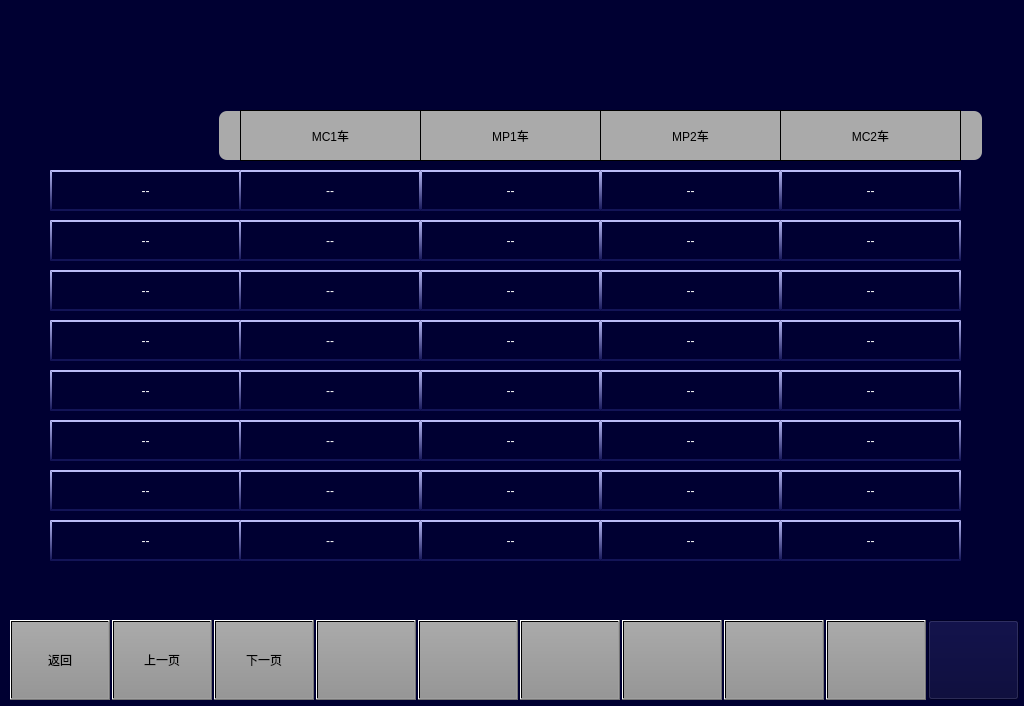
<?xml version="1.0" encoding="UTF-8"?>
<ui version="4.0">
 <class>MaintainceBrakeSubsystemPage</class>
 <widget class="QWidget" name="MaintainceBrakeSubsystemPage">
  <property name="geometry">
   <rect>
    <x>0</x>
    <y>0</y>
    <width>1024</width>
    <height>706</height>
   </rect>
  </property>
  <property name="windowTitle">
   <string>Form</string>
  </property>
  <property name="styleSheet">
   <string notr="true">background-color: rgb(0, 0, 50);</string>
  </property>
  <widget class="QPushButton" name="BTN5">
   <property name="geometry">
    <rect>
     <x>418</x>
     <y>620</y>
     <width>100</width>
     <height>80</height>
    </rect>
   </property>
   <property name="focusPolicy">
    <enum>Qt::NoFocus</enum>
   </property>
   <property name="styleSheet">
    <string notr="true">	font: 20px, &quot;微软雅黑&quot;;
    color: black;
	transparent;background:qlineargradient(spread:pad,x1:0,y1:0,x2:0,y2:1,stop:0 rgba(170,170,170,255),stop:1 rgba(150,150,150,255));
</string>
   </property>
   <property name="text">
    <string/>
   </property>
  </widget>
  <widget class="QPushButton" name="BTN2">
   <property name="geometry">
    <rect>
     <x>112</x>
     <y>620</y>
     <width>100</width>
     <height>80</height>
    </rect>
   </property>
   <property name="focusPolicy">
    <enum>Qt::NoFocus</enum>
   </property>
   <property name="styleSheet">
    <string notr="true">font: 20px, &quot;微软雅黑&quot;;color: black;transparent;background:qlineargradient(spread:pad,x1:0,y1:0,x2:0,y2:1,stop:0 rgba(170,170,170,255),stop:1 rgba(150,150,150,255));</string>
   </property>
   <property name="text">
    <string>上一页</string>
   </property>
  </widget>
  <widget class="QPushButton" name="BTN8">
   <property name="geometry">
    <rect>
     <x>724</x>
     <y>620</y>
     <width>100</width>
     <height>80</height>
    </rect>
   </property>
   <property name="focusPolicy">
    <enum>Qt::NoFocus</enum>
   </property>
   <property name="styleSheet">
    <string notr="true">	font: 20px, &quot;微软雅黑&quot;;
    color: black;
	transparent;background:qlineargradient(spread:pad,x1:0,y1:0,x2:0,y2:1,stop:0 rgba(170,170,170,255),stop:1 rgba(150,150,150,255));
</string>
   </property>
   <property name="text">
    <string/>
   </property>
  </widget>
  <widget class="QPushButton" name="BTN6">
   <property name="geometry">
    <rect>
     <x>520</x>
     <y>620</y>
     <width>100</width>
     <height>80</height>
    </rect>
   </property>
   <property name="focusPolicy">
    <enum>Qt::NoFocus</enum>
   </property>
   <property name="styleSheet">
    <string notr="true">	font: 20px, &quot;微软雅黑&quot;;
    color: black;
	transparent;background:qlineargradient(spread:pad,x1:0,y1:0,x2:0,y2:1,stop:0 rgba(170,170,170,255),stop:1 rgba(150,150,150,255));
</string>
   </property>
   <property name="text">
    <string/>
   </property>
  </widget>
  <widget class="QPushButton" name="BTN4">
   <property name="geometry">
    <rect>
     <x>316</x>
     <y>620</y>
     <width>100</width>
     <height>80</height>
    </rect>
   </property>
   <property name="focusPolicy">
    <enum>Qt::NoFocus</enum>
   </property>
   <property name="styleSheet">
    <string notr="true">	font: 20px, &quot;微软雅黑&quot;;
    color: black;
	transparent;background:qlineargradient(spread:pad,x1:0,y1:0,x2:0,y2:1,stop:0 rgba(170,170,170,255),stop:1 rgba(150,150,150,255));
</string>
   </property>
   <property name="text">
    <string/>
   </property>
  </widget>
  <widget class="QPushButton" name="BTN3">
   <property name="geometry">
    <rect>
     <x>214</x>
     <y>620</y>
     <width>100</width>
     <height>80</height>
    </rect>
   </property>
   <property name="focusPolicy">
    <enum>Qt::NoFocus</enum>
   </property>
   <property name="styleSheet">
    <string notr="true">	font: 20px, &quot;微软雅黑&quot;;
    color: black;
	transparent;background:qlineargradient(spread:pad,x1:0,y1:0,x2:0,y2:1,stop:0 rgba(170,170,170,255),stop:1 rgba(150,150,150,255));
</string>
   </property>
   <property name="text">
    <string>下一页</string>
   </property>
  </widget>
  <widget class="QPushButton" name="BTN1">
   <property name="geometry">
    <rect>
     <x>10</x>
     <y>620</y>
     <width>100</width>
     <height>80</height>
    </rect>
   </property>
   <property name="focusPolicy">
    <enum>Qt::NoFocus</enum>
   </property>
   <property name="styleSheet">
    <string notr="true">font: 20px, &quot;微软雅黑&quot;;color: black;transparent;background:qlineargradient(spread:pad,x1:0,y1:0,x2:0,y2:1,stop:0 rgba(170,170,170,255),stop:1 rgba(150,150,150,255));</string>
   </property>
   <property name="text">
    <string>返回</string>
   </property>
  </widget>
  <widget class="QPushButton" name="BTNHome">
   <property name="geometry">
    <rect>
     <x>928</x>
     <y>620</y>
     <width>91</width>
     <height>80</height>
    </rect>
   </property>
   <property name="focusPolicy">
    <enum>Qt::NoFocus</enum>
   </property>
   <property name="styleSheet">
    <string notr="true">border-image: url(:/images/image/Home.png);</string>
   </property>
   <property name="text">
    <string/>
   </property>
  </widget>
  <widget class="QPushButton" name="BTN9">
   <property name="geometry">
    <rect>
     <x>826</x>
     <y>620</y>
     <width>100</width>
     <height>80</height>
    </rect>
   </property>
   <property name="focusPolicy">
    <enum>Qt::NoFocus</enum>
   </property>
   <property name="styleSheet">
    <string notr="true">	font: 20px, &quot;微软雅黑&quot;;
    color: black;
	transparent;background:qlineargradient(spread:pad,x1:0,y1:0,x2:0,y2:1,stop:0 rgba(170,170,170,255),stop:1 rgba(150,150,150,255));
</string>
   </property>
   <property name="text">
    <string/>
   </property>
  </widget>
  <widget class="QPushButton" name="BTN7">
   <property name="geometry">
    <rect>
     <x>622</x>
     <y>620</y>
     <width>100</width>
     <height>80</height>
    </rect>
   </property>
   <property name="focusPolicy">
    <enum>Qt::NoFocus</enum>
   </property>
   <property name="styleSheet">
    <string notr="true">	font: 20px, &quot;微软雅黑&quot;;
    color: black;
	transparent;background:qlineargradient(spread:pad,x1:0,y1:0,x2:0,y2:1,stop:0 rgba(170,170,170,255),stop:1 rgba(150,150,150,255));
</string>
   </property>
   <property name="text">
    <string/>
   </property>
  </widget>
  <widget class="QLabel" name="line3_name">
   <property name="geometry">
    <rect>
     <x>50</x>
     <y>270</y>
     <width>191</width>
     <height>41</height>
    </rect>
   </property>
   <property name="styleSheet">
    <string notr="true">border-top:2px solid rgb(187,188,247);
background-color: rgb(0, 0, 50);
border-left: 2px solid qlineargradient(x1:0, y1:0, x2:0, y2:1,stop:0 rgb(187,188,247) , stop:1 rgb(19,20,87));
border-right: 2px solid qlineargradient(x1:0, y1:0, x2:0, y2:1,stop:0 rgb(187,188,247) , stop:1 rgb(19,20,87));
border-bottom:2px solid  rgb(19,20,87);
font:16px &quot;微软雅黑&quot; ;
color: rgb(255, 255, 255);</string>
   </property>
   <property name="text">
    <string>--</string>
   </property>
   <property name="alignment">
    <set>Qt::AlignCenter</set>
   </property>
  </widget>
  <widget class="QLabel" name="line3_4">
   <property name="geometry">
    <rect>
     <x>780</x>
     <y>270</y>
     <width>181</width>
     <height>41</height>
    </rect>
   </property>
   <property name="styleSheet">
    <string notr="true">border-top:2px solid rgb(187,188,247);
background-color: rgb(0, 0, 50);
border-left: 2px solid qlineargradient(x1:0, y1:0, x2:0, y2:1,stop:0 rgb(187,188,247) , stop:1 rgb(19,20,87));
border-right: 2px solid qlineargradient(x1:0, y1:0, x2:0, y2:1,stop:0 rgb(187,188,247) , stop:1 rgb(19,20,87));
border-bottom:2px solid  rgb(19,20,87);
font:16px &quot;微软雅黑&quot; ;
color: rgb(255, 255, 255);</string>
   </property>
   <property name="text">
    <string>--</string>
   </property>
   <property name="alignment">
    <set>Qt::AlignCenter</set>
   </property>
  </widget>
  <widget class="QLabel" name="line1_2">
   <property name="geometry">
    <rect>
     <x>420</x>
     <y>170</y>
     <width>181</width>
     <height>41</height>
    </rect>
   </property>
   <property name="styleSheet">
    <string notr="true">border-top:2px solid rgb(187,188,247);
background-color: rgb(0, 0, 50);
border-left: 2px solid qlineargradient(x1:0, y1:0, x2:0, y2:1,stop:0 rgb(187,188,247) , stop:1 rgb(19,20,87));
border-right: 2px solid qlineargradient(x1:0, y1:0, x2:0, y2:1,stop:0 rgb(187,188,247) , stop:1 rgb(19,20,87));
border-bottom:2px solid  rgb(19,20,87);
font:16px &quot;微软雅黑&quot; ;
color: rgb(255, 255, 255);</string>
   </property>
   <property name="text">
    <string>--</string>
   </property>
   <property name="alignment">
    <set>Qt::AlignCenter</set>
   </property>
  </widget>
  <widget class="QLabel" name="LBLM1">
   <property name="geometry">
    <rect>
     <x>600</x>
     <y>110</y>
     <width>181</width>
     <height>51</height>
    </rect>
   </property>
   <property name="styleSheet">
    <string notr="true">background-color:rgb(170,170,170);
border:1px solid black;
font:20px &quot;微软雅黑&quot;;</string>
   </property>
   <property name="text">
    <string>MP2车</string>
   </property>
   <property name="alignment">
    <set>Qt::AlignCenter</set>
   </property>
  </widget>
  <widget class="QLabel" name="line1_1">
   <property name="geometry">
    <rect>
     <x>239</x>
     <y>170</y>
     <width>182</width>
     <height>41</height>
    </rect>
   </property>
   <property name="styleSheet">
    <string notr="true">border-top:2px solid rgb(187,188,247);
background-color: rgb(0, 0, 50);
border-left: 2px solid qlineargradient(x1:0, y1:0, x2:0, y2:1,stop:0 rgb(187,188,247) , stop:1 rgb(19,20,87));
border-right: 2px solid qlineargradient(x1:0, y1:0, x2:0, y2:1,stop:0 rgb(187,188,247) , stop:1 rgb(19,20,87));
border-bottom:2px solid  rgb(19,20,87);
font:16px &quot;微软雅黑&quot; ;
color: rgb(255, 255, 255);</string>
   </property>
   <property name="text">
    <string>--</string>
   </property>
   <property name="alignment">
    <set>Qt::AlignCenter</set>
   </property>
  </widget>
  <widget class="QLabel" name="LBLTC1">
   <property name="geometry">
    <rect>
     <x>240</x>
     <y>110</y>
     <width>181</width>
     <height>51</height>
    </rect>
   </property>
   <property name="styleSheet">
    <string notr="true">background-color:rgb(170,170,170);
border:1px solid black;
font:20px &quot;微软雅黑&quot;;</string>
   </property>
   <property name="text">
    <string>MC1车</string>
   </property>
   <property name="alignment">
    <set>Qt::AlignCenter</set>
   </property>
  </widget>
  <widget class="QLabel" name="line1_3">
   <property name="geometry">
    <rect>
     <x>600</x>
     <y>170</y>
     <width>181</width>
     <height>41</height>
    </rect>
   </property>
   <property name="styleSheet">
    <string notr="true">border-top:2px solid rgb(187,188,247);
background-color: rgb(0, 0, 50);
border-left: 2px solid qlineargradient(x1:0, y1:0, x2:0, y2:1,stop:0 rgb(187,188,247) , stop:1 rgb(19,20,87));
border-right: 2px solid qlineargradient(x1:0, y1:0, x2:0, y2:1,stop:0 rgb(187,188,247) , stop:1 rgb(19,20,87));
border-bottom:2px solid  rgb(19,20,87);
font:16px &quot;微软雅黑&quot; ;
color: rgb(255, 255, 255);</string>
   </property>
   <property name="text">
    <string>--</string>
   </property>
   <property name="alignment">
    <set>Qt::AlignCenter</set>
   </property>
  </widget>
  <widget class="QLabel" name="line2_name">
   <property name="geometry">
    <rect>
     <x>50</x>
     <y>220</y>
     <width>191</width>
     <height>41</height>
    </rect>
   </property>
   <property name="styleSheet">
    <string notr="true">border-top:2px solid rgb(187,188,247);
background-color: rgb(0, 0, 50);
border-left: 2px solid qlineargradient(x1:0, y1:0, x2:0, y2:1,stop:0 rgb(187,188,247) , stop:1 rgb(19,20,87));
border-right: 2px solid qlineargradient(x1:0, y1:0, x2:0, y2:1,stop:0 rgb(187,188,247) , stop:1 rgb(19,20,87));
border-bottom:2px solid  rgb(19,20,87);
font:16px &quot;微软雅黑&quot; ;
color: rgb(255, 255, 255);</string>
   </property>
   <property name="text">
    <string>--</string>
   </property>
   <property name="alignment">
    <set>Qt::AlignCenter</set>
   </property>
  </widget>
  <widget class="QLabel" name="line3_1">
   <property name="geometry">
    <rect>
     <x>239</x>
     <y>270</y>
     <width>182</width>
     <height>41</height>
    </rect>
   </property>
   <property name="styleSheet">
    <string notr="true">border-top:2px solid rgb(187,188,247);
background-color: rgb(0, 0, 50);
border-left: 2px solid qlineargradient(x1:0, y1:0, x2:0, y2:1,stop:0 rgb(187,188,247) , stop:1 rgb(19,20,87));
border-right: 2px solid qlineargradient(x1:0, y1:0, x2:0, y2:1,stop:0 rgb(187,188,247) , stop:1 rgb(19,20,87));
border-bottom:2px solid  rgb(19,20,87);
font:16px &quot;微软雅黑&quot; ;
color: rgb(255, 255, 255);</string>
   </property>
   <property name="text">
    <string>--</string>
   </property>
   <property name="alignment">
    <set>Qt::AlignCenter</set>
   </property>
  </widget>
  <widget class="QLabel" name="line2_2">
   <property name="geometry">
    <rect>
     <x>420</x>
     <y>220</y>
     <width>181</width>
     <height>41</height>
    </rect>
   </property>
   <property name="styleSheet">
    <string notr="true">border-top:2px solid rgb(187,188,247);
background-color: rgb(0, 0, 50);
border-left: 2px solid qlineargradient(x1:0, y1:0, x2:0, y2:1,stop:0 rgb(187,188,247) , stop:1 rgb(19,20,87));
border-right: 2px solid qlineargradient(x1:0, y1:0, x2:0, y2:1,stop:0 rgb(187,188,247) , stop:1 rgb(19,20,87));
border-bottom:2px solid  rgb(19,20,87);
font:16px &quot;微软雅黑&quot; ;
color: rgb(255, 255, 255);</string>
   </property>
   <property name="text">
    <string>--</string>
   </property>
   <property name="alignment">
    <set>Qt::AlignCenter</set>
   </property>
  </widget>
  <widget class="QLabel" name="line2_3">
   <property name="geometry">
    <rect>
     <x>600</x>
     <y>220</y>
     <width>181</width>
     <height>41</height>
    </rect>
   </property>
   <property name="styleSheet">
    <string notr="true">border-top:2px solid rgb(187,188,247);
background-color: rgb(0, 0, 50);
border-left: 2px solid qlineargradient(x1:0, y1:0, x2:0, y2:1,stop:0 rgb(187,188,247) , stop:1 rgb(19,20,87));
border-right: 2px solid qlineargradient(x1:0, y1:0, x2:0, y2:1,stop:0 rgb(187,188,247) , stop:1 rgb(19,20,87));
border-bottom:2px solid  rgb(19,20,87);
font:16px &quot;微软雅黑&quot; ;
color: rgb(255, 255, 255);</string>
   </property>
   <property name="text">
    <string>--</string>
   </property>
   <property name="alignment">
    <set>Qt::AlignCenter</set>
   </property>
  </widget>
  <widget class="QLabel" name="line1_name">
   <property name="geometry">
    <rect>
     <x>50</x>
     <y>170</y>
     <width>191</width>
     <height>41</height>
    </rect>
   </property>
   <property name="styleSheet">
    <string notr="true">border-top:2px solid rgb(187,188,247);
background-color: rgb(0, 0, 50);
border-left: 2px solid qlineargradient(x1:0, y1:0, x2:0, y2:1,stop:0 rgb(187,188,247) , stop:1 rgb(19,20,87));
border-right: 2px solid qlineargradient(x1:0, y1:0, x2:0, y2:1,stop:0 rgb(187,188,247) , stop:1 rgb(19,20,87));
border-bottom:2px solid  rgb(19,20,87);
font:16px &quot;微软雅黑&quot; ;
color: rgb(255, 255, 255);</string>
   </property>
   <property name="text">
    <string>--</string>
   </property>
   <property name="alignment">
    <set>Qt::AlignCenter</set>
   </property>
  </widget>
  <widget class="QLabel" name="line1_4">
   <property name="geometry">
    <rect>
     <x>780</x>
     <y>170</y>
     <width>181</width>
     <height>41</height>
    </rect>
   </property>
   <property name="styleSheet">
    <string notr="true">border-top:2px solid rgb(187,188,247);
background-color: rgb(0, 0, 50);
border-left: 2px solid qlineargradient(x1:0, y1:0, x2:0, y2:1,stop:0 rgb(187,188,247) , stop:1 rgb(19,20,87));
border-right: 2px solid qlineargradient(x1:0, y1:0, x2:0, y2:1,stop:0 rgb(187,188,247) , stop:1 rgb(19,20,87));
border-bottom:2px solid  rgb(19,20,87);
font:16px &quot;微软雅黑&quot; ;
color: rgb(255, 255, 255);</string>
   </property>
   <property name="text">
    <string>--</string>
   </property>
   <property name="alignment">
    <set>Qt::AlignCenter</set>
   </property>
  </widget>
  <widget class="QLabel" name="line3_3">
   <property name="geometry">
    <rect>
     <x>600</x>
     <y>270</y>
     <width>181</width>
     <height>41</height>
    </rect>
   </property>
   <property name="styleSheet">
    <string notr="true">border-top:2px solid rgb(187,188,247);
background-color: rgb(0, 0, 50);
border-left: 2px solid qlineargradient(x1:0, y1:0, x2:0, y2:1,stop:0 rgb(187,188,247) , stop:1 rgb(19,20,87));
border-right: 2px solid qlineargradient(x1:0, y1:0, x2:0, y2:1,stop:0 rgb(187,188,247) , stop:1 rgb(19,20,87));
border-bottom:2px solid  rgb(19,20,87);
font:16px &quot;微软雅黑&quot; ;
color: rgb(255, 255, 255);</string>
   </property>
   <property name="text">
    <string>--</string>
   </property>
   <property name="alignment">
    <set>Qt::AlignCenter</set>
   </property>
  </widget>
  <widget class="QLabel" name="line2_4">
   <property name="geometry">
    <rect>
     <x>780</x>
     <y>220</y>
     <width>181</width>
     <height>41</height>
    </rect>
   </property>
   <property name="styleSheet">
    <string notr="true">border-top:2px solid rgb(187,188,247);
background-color: rgb(0, 0, 50);
border-left: 2px solid qlineargradient(x1:0, y1:0, x2:0, y2:1,stop:0 rgb(187,188,247) , stop:1 rgb(19,20,87));
border-right: 2px solid qlineargradient(x1:0, y1:0, x2:0, y2:1,stop:0 rgb(187,188,247) , stop:1 rgb(19,20,87));
border-bottom:2px solid  rgb(19,20,87);
font:16px &quot;微软雅黑&quot; ;
color: rgb(255, 255, 255);</string>
   </property>
   <property name="text">
    <string>--</string>
   </property>
   <property name="alignment">
    <set>Qt::AlignCenter</set>
   </property>
  </widget>
  <widget class="QLabel" name="LBLM2">
   <property name="geometry">
    <rect>
     <x>780</x>
     <y>110</y>
     <width>181</width>
     <height>51</height>
    </rect>
   </property>
   <property name="styleSheet">
    <string notr="true">background-color:rgb(170,170,170);
border:1px solid black;
font:20px &quot;微软雅黑&quot;;</string>
   </property>
   <property name="text">
    <string>MC2车</string>
   </property>
   <property name="alignment">
    <set>Qt::AlignCenter</set>
   </property>
  </widget>
  <widget class="QLabel" name="LBLMp1">
   <property name="geometry">
    <rect>
     <x>420</x>
     <y>110</y>
     <width>181</width>
     <height>51</height>
    </rect>
   </property>
   <property name="styleSheet">
    <string notr="true">background-color:rgb(170,170,170);
border:1px solid black;
font:20px &quot;微软雅黑&quot;;</string>
   </property>
   <property name="text">
    <string>MP1车</string>
   </property>
   <property name="alignment">
    <set>Qt::AlignCenter</set>
   </property>
  </widget>
  <widget class="QLabel" name="line2_1">
   <property name="geometry">
    <rect>
     <x>239</x>
     <y>220</y>
     <width>182</width>
     <height>41</height>
    </rect>
   </property>
   <property name="styleSheet">
    <string notr="true">border-top:2px solid rgb(187,188,247);
background-color: rgb(0, 0, 50);
border-left: 2px solid qlineargradient(x1:0, y1:0, x2:0, y2:1,stop:0 rgb(187,188,247) , stop:1 rgb(19,20,87));
border-right: 2px solid qlineargradient(x1:0, y1:0, x2:0, y2:1,stop:0 rgb(187,188,247) , stop:1 rgb(19,20,87));
border-bottom:2px solid  rgb(19,20,87);
font:16px &quot;微软雅黑&quot; ;
color: rgb(255, 255, 255);</string>
   </property>
   <property name="text">
    <string>--</string>
   </property>
   <property name="alignment">
    <set>Qt::AlignCenter</set>
   </property>
  </widget>
  <widget class="QLabel" name="line3_2">
   <property name="geometry">
    <rect>
     <x>420</x>
     <y>270</y>
     <width>181</width>
     <height>41</height>
    </rect>
   </property>
   <property name="styleSheet">
    <string notr="true">border-top:2px solid rgb(187,188,247);
background-color: rgb(0, 0, 50);
border-left: 2px solid qlineargradient(x1:0, y1:0, x2:0, y2:1,stop:0 rgb(187,188,247) , stop:1 rgb(19,20,87));
border-right: 2px solid qlineargradient(x1:0, y1:0, x2:0, y2:1,stop:0 rgb(187,188,247) , stop:1 rgb(19,20,87));
border-bottom:2px solid  rgb(19,20,87);
font:16px &quot;微软雅黑&quot; ;
color: rgb(255, 255, 255);</string>
   </property>
   <property name="text">
    <string>--</string>
   </property>
   <property name="alignment">
    <set>Qt::AlignCenter</set>
   </property>
  </widget>
  <widget class="QLabel" name="line4_1">
   <property name="geometry">
    <rect>
     <x>239</x>
     <y>320</y>
     <width>182</width>
     <height>41</height>
    </rect>
   </property>
   <property name="styleSheet">
    <string notr="true">border-top:2px solid rgb(187,188,247);
background-color: rgb(0, 0, 50);
border-left: 2px solid qlineargradient(x1:0, y1:0, x2:0, y2:1,stop:0 rgb(187,188,247) , stop:1 rgb(19,20,87));
border-right: 2px solid qlineargradient(x1:0, y1:0, x2:0, y2:1,stop:0 rgb(187,188,247) , stop:1 rgb(19,20,87));
border-bottom:2px solid  rgb(19,20,87);
font:16px &quot;微软雅黑&quot; ;
color: rgb(255, 255, 255);</string>
   </property>
   <property name="text">
    <string>--</string>
   </property>
   <property name="alignment">
    <set>Qt::AlignCenter</set>
   </property>
  </widget>
  <widget class="QLabel" name="line4_name">
   <property name="geometry">
    <rect>
     <x>50</x>
     <y>320</y>
     <width>191</width>
     <height>41</height>
    </rect>
   </property>
   <property name="styleSheet">
    <string notr="true">border-top:2px solid rgb(187,188,247);
background-color: rgb(0, 0, 50);
border-left: 2px solid qlineargradient(x1:0, y1:0, x2:0, y2:1,stop:0 rgb(187,188,247) , stop:1 rgb(19,20,87));
border-right: 2px solid qlineargradient(x1:0, y1:0, x2:0, y2:1,stop:0 rgb(187,188,247) , stop:1 rgb(19,20,87));
border-bottom:2px solid  rgb(19,20,87);
font:16px &quot;微软雅黑&quot; ;
color: rgb(255, 255, 255);</string>
   </property>
   <property name="text">
    <string>--</string>
   </property>
   <property name="alignment">
    <set>Qt::AlignCenter</set>
   </property>
  </widget>
  <widget class="QLabel" name="line4_3">
   <property name="geometry">
    <rect>
     <x>600</x>
     <y>320</y>
     <width>181</width>
     <height>41</height>
    </rect>
   </property>
   <property name="styleSheet">
    <string notr="true">border-top:2px solid rgb(187,188,247);
background-color: rgb(0, 0, 50);
border-left: 2px solid qlineargradient(x1:0, y1:0, x2:0, y2:1,stop:0 rgb(187,188,247) , stop:1 rgb(19,20,87));
border-right: 2px solid qlineargradient(x1:0, y1:0, x2:0, y2:1,stop:0 rgb(187,188,247) , stop:1 rgb(19,20,87));
border-bottom:2px solid  rgb(19,20,87);
font:16px &quot;微软雅黑&quot; ;
color: rgb(255, 255, 255);</string>
   </property>
   <property name="text">
    <string>--</string>
   </property>
   <property name="alignment">
    <set>Qt::AlignCenter</set>
   </property>
  </widget>
  <widget class="QLabel" name="line4_2">
   <property name="geometry">
    <rect>
     <x>420</x>
     <y>320</y>
     <width>181</width>
     <height>41</height>
    </rect>
   </property>
   <property name="styleSheet">
    <string notr="true">border-top:2px solid rgb(187,188,247);
background-color: rgb(0, 0, 50);
border-left: 2px solid qlineargradient(x1:0, y1:0, x2:0, y2:1,stop:0 rgb(187,188,247) , stop:1 rgb(19,20,87));
border-right: 2px solid qlineargradient(x1:0, y1:0, x2:0, y2:1,stop:0 rgb(187,188,247) , stop:1 rgb(19,20,87));
border-bottom:2px solid  rgb(19,20,87);
font:16px &quot;微软雅黑&quot; ;
color: rgb(255, 255, 255);</string>
   </property>
   <property name="text">
    <string>--</string>
   </property>
   <property name="alignment">
    <set>Qt::AlignCenter</set>
   </property>
  </widget>
  <widget class="QLabel" name="line4_4">
   <property name="geometry">
    <rect>
     <x>780</x>
     <y>320</y>
     <width>181</width>
     <height>41</height>
    </rect>
   </property>
   <property name="styleSheet">
    <string notr="true">border-top:2px solid rgb(187,188,247);
background-color: rgb(0, 0, 50);
border-left: 2px solid qlineargradient(x1:0, y1:0, x2:0, y2:1,stop:0 rgb(187,188,247) , stop:1 rgb(19,20,87));
border-right: 2px solid qlineargradient(x1:0, y1:0, x2:0, y2:1,stop:0 rgb(187,188,247) , stop:1 rgb(19,20,87));
border-bottom:2px solid  rgb(19,20,87);
font:16px &quot;微软雅黑&quot; ;
color: rgb(255, 255, 255);</string>
   </property>
   <property name="text">
    <string>--</string>
   </property>
   <property name="alignment">
    <set>Qt::AlignCenter</set>
   </property>
  </widget>
  <widget class="QLabel" name="line5_2">
   <property name="geometry">
    <rect>
     <x>420</x>
     <y>370</y>
     <width>181</width>
     <height>41</height>
    </rect>
   </property>
   <property name="styleSheet">
    <string notr="true">border-top:2px solid rgb(187,188,247);
background-color: rgb(0, 0, 50);
border-left: 2px solid qlineargradient(x1:0, y1:0, x2:0, y2:1,stop:0 rgb(187,188,247) , stop:1 rgb(19,20,87));
border-right: 2px solid qlineargradient(x1:0, y1:0, x2:0, y2:1,stop:0 rgb(187,188,247) , stop:1 rgb(19,20,87));
border-bottom:2px solid  rgb(19,20,87);
font:16px &quot;微软雅黑&quot; ;
color: rgb(255, 255, 255);</string>
   </property>
   <property name="text">
    <string>--</string>
   </property>
   <property name="alignment">
    <set>Qt::AlignCenter</set>
   </property>
  </widget>
  <widget class="QLabel" name="line5_name">
   <property name="geometry">
    <rect>
     <x>50</x>
     <y>370</y>
     <width>191</width>
     <height>41</height>
    </rect>
   </property>
   <property name="styleSheet">
    <string notr="true">border-top:2px solid rgb(187,188,247);
background-color: rgb(0, 0, 50);
border-left: 2px solid qlineargradient(x1:0, y1:0, x2:0, y2:1,stop:0 rgb(187,188,247) , stop:1 rgb(19,20,87));
border-right: 2px solid qlineargradient(x1:0, y1:0, x2:0, y2:1,stop:0 rgb(187,188,247) , stop:1 rgb(19,20,87));
border-bottom:2px solid  rgb(19,20,87);
font:16px &quot;微软雅黑&quot; ;
color: rgb(255, 255, 255);</string>
   </property>
   <property name="text">
    <string>--</string>
   </property>
   <property name="alignment">
    <set>Qt::AlignCenter</set>
   </property>
  </widget>
  <widget class="QLabel" name="line5_3">
   <property name="geometry">
    <rect>
     <x>600</x>
     <y>370</y>
     <width>181</width>
     <height>41</height>
    </rect>
   </property>
   <property name="styleSheet">
    <string notr="true">border-top:2px solid rgb(187,188,247);
background-color: rgb(0, 0, 50);
border-left: 2px solid qlineargradient(x1:0, y1:0, x2:0, y2:1,stop:0 rgb(187,188,247) , stop:1 rgb(19,20,87));
border-right: 2px solid qlineargradient(x1:0, y1:0, x2:0, y2:1,stop:0 rgb(187,188,247) , stop:1 rgb(19,20,87));
border-bottom:2px solid  rgb(19,20,87);
font:16px &quot;微软雅黑&quot; ;
color: rgb(255, 255, 255);</string>
   </property>
   <property name="text">
    <string>--</string>
   </property>
   <property name="alignment">
    <set>Qt::AlignCenter</set>
   </property>
  </widget>
  <widget class="QLabel" name="line5_4">
   <property name="geometry">
    <rect>
     <x>780</x>
     <y>370</y>
     <width>181</width>
     <height>41</height>
    </rect>
   </property>
   <property name="styleSheet">
    <string notr="true">border-top:2px solid rgb(187,188,247);
background-color: rgb(0, 0, 50);
border-left: 2px solid qlineargradient(x1:0, y1:0, x2:0, y2:1,stop:0 rgb(187,188,247) , stop:1 rgb(19,20,87));
border-right: 2px solid qlineargradient(x1:0, y1:0, x2:0, y2:1,stop:0 rgb(187,188,247) , stop:1 rgb(19,20,87));
border-bottom:2px solid  rgb(19,20,87);
font:16px &quot;微软雅黑&quot; ;
color: rgb(255, 255, 255);</string>
   </property>
   <property name="text">
    <string>--</string>
   </property>
   <property name="alignment">
    <set>Qt::AlignCenter</set>
   </property>
  </widget>
  <widget class="QLabel" name="line5_1">
   <property name="geometry">
    <rect>
     <x>239</x>
     <y>370</y>
     <width>182</width>
     <height>41</height>
    </rect>
   </property>
   <property name="styleSheet">
    <string notr="true">border-top:2px solid rgb(187,188,247);
background-color: rgb(0, 0, 50);
border-left: 2px solid qlineargradient(x1:0, y1:0, x2:0, y2:1,stop:0 rgb(187,188,247) , stop:1 rgb(19,20,87));
border-right: 2px solid qlineargradient(x1:0, y1:0, x2:0, y2:1,stop:0 rgb(187,188,247) , stop:1 rgb(19,20,87));
border-bottom:2px solid  rgb(19,20,87);
font:16px &quot;微软雅黑&quot; ;
color: rgb(255, 255, 255);</string>
   </property>
   <property name="text">
    <string>--</string>
   </property>
   <property name="alignment">
    <set>Qt::AlignCenter</set>
   </property>
  </widget>
  <widget class="QLabel" name="line6_2">
   <property name="geometry">
    <rect>
     <x>420</x>
     <y>420</y>
     <width>181</width>
     <height>41</height>
    </rect>
   </property>
   <property name="styleSheet">
    <string notr="true">border-top:2px solid rgb(187,188,247);
background-color: rgb(0, 0, 50);
border-left: 2px solid qlineargradient(x1:0, y1:0, x2:0, y2:1,stop:0 rgb(187,188,247) , stop:1 rgb(19,20,87));
border-right: 2px solid qlineargradient(x1:0, y1:0, x2:0, y2:1,stop:0 rgb(187,188,247) , stop:1 rgb(19,20,87));
border-bottom:2px solid  rgb(19,20,87);
font:16px &quot;微软雅黑&quot; ;
color: rgb(255, 255, 255);</string>
   </property>
   <property name="text">
    <string>--</string>
   </property>
   <property name="alignment">
    <set>Qt::AlignCenter</set>
   </property>
  </widget>
  <widget class="QLabel" name="line6_4">
   <property name="geometry">
    <rect>
     <x>780</x>
     <y>420</y>
     <width>181</width>
     <height>41</height>
    </rect>
   </property>
   <property name="styleSheet">
    <string notr="true">border-top:2px solid rgb(187,188,247);
background-color: rgb(0, 0, 50);
border-left: 2px solid qlineargradient(x1:0, y1:0, x2:0, y2:1,stop:0 rgb(187,188,247) , stop:1 rgb(19,20,87));
border-right: 2px solid qlineargradient(x1:0, y1:0, x2:0, y2:1,stop:0 rgb(187,188,247) , stop:1 rgb(19,20,87));
border-bottom:2px solid  rgb(19,20,87);
font:16px &quot;微软雅黑&quot; ;
color: rgb(255, 255, 255);</string>
   </property>
   <property name="text">
    <string>--</string>
   </property>
   <property name="alignment">
    <set>Qt::AlignCenter</set>
   </property>
  </widget>
  <widget class="QLabel" name="line6_3">
   <property name="geometry">
    <rect>
     <x>600</x>
     <y>420</y>
     <width>181</width>
     <height>41</height>
    </rect>
   </property>
   <property name="styleSheet">
    <string notr="true">border-top:2px solid rgb(187,188,247);
background-color: rgb(0, 0, 50);
border-left: 2px solid qlineargradient(x1:0, y1:0, x2:0, y2:1,stop:0 rgb(187,188,247) , stop:1 rgb(19,20,87));
border-right: 2px solid qlineargradient(x1:0, y1:0, x2:0, y2:1,stop:0 rgb(187,188,247) , stop:1 rgb(19,20,87));
border-bottom:2px solid  rgb(19,20,87);
font:16px &quot;微软雅黑&quot; ;
color: rgb(255, 255, 255);</string>
   </property>
   <property name="text">
    <string>--</string>
   </property>
   <property name="alignment">
    <set>Qt::AlignCenter</set>
   </property>
  </widget>
  <widget class="QLabel" name="line6_name">
   <property name="geometry">
    <rect>
     <x>50</x>
     <y>420</y>
     <width>191</width>
     <height>41</height>
    </rect>
   </property>
   <property name="styleSheet">
    <string notr="true">border-top:2px solid rgb(187,188,247);
background-color: rgb(0, 0, 50);
border-left: 2px solid qlineargradient(x1:0, y1:0, x2:0, y2:1,stop:0 rgb(187,188,247) , stop:1 rgb(19,20,87));
border-right: 2px solid qlineargradient(x1:0, y1:0, x2:0, y2:1,stop:0 rgb(187,188,247) , stop:1 rgb(19,20,87));
border-bottom:2px solid  rgb(19,20,87);
font:16px &quot;微软雅黑&quot; ;
color: rgb(255, 255, 255);</string>
   </property>
   <property name="text">
    <string>--</string>
   </property>
   <property name="alignment">
    <set>Qt::AlignCenter</set>
   </property>
  </widget>
  <widget class="QLabel" name="line6_1">
   <property name="geometry">
    <rect>
     <x>239</x>
     <y>420</y>
     <width>182</width>
     <height>41</height>
    </rect>
   </property>
   <property name="styleSheet">
    <string notr="true">border-top:2px solid rgb(187,188,247);
background-color: rgb(0, 0, 50);
border-left: 2px solid qlineargradient(x1:0, y1:0, x2:0, y2:1,stop:0 rgb(187,188,247) , stop:1 rgb(19,20,87));
border-right: 2px solid qlineargradient(x1:0, y1:0, x2:0, y2:1,stop:0 rgb(187,188,247) , stop:1 rgb(19,20,87));
border-bottom:2px solid  rgb(19,20,87);
font:16px &quot;微软雅黑&quot; ;
color: rgb(255, 255, 255);</string>
   </property>
   <property name="text">
    <string>--</string>
   </property>
   <property name="alignment">
    <set>Qt::AlignCenter</set>
   </property>
  </widget>
  <widget class="QLabel" name="line7_2">
   <property name="geometry">
    <rect>
     <x>420</x>
     <y>470</y>
     <width>181</width>
     <height>41</height>
    </rect>
   </property>
   <property name="styleSheet">
    <string notr="true">border-top:2px solid rgb(187,188,247);
background-color: rgb(0, 0, 50);
border-left: 2px solid qlineargradient(x1:0, y1:0, x2:0, y2:1,stop:0 rgb(187,188,247) , stop:1 rgb(19,20,87));
border-right: 2px solid qlineargradient(x1:0, y1:0, x2:0, y2:1,stop:0 rgb(187,188,247) , stop:1 rgb(19,20,87));
border-bottom:2px solid  rgb(19,20,87);
font:16px &quot;微软雅黑&quot; ;
color: rgb(255, 255, 255);</string>
   </property>
   <property name="text">
    <string>--</string>
   </property>
   <property name="alignment">
    <set>Qt::AlignCenter</set>
   </property>
  </widget>
  <widget class="QLabel" name="line7_4">
   <property name="geometry">
    <rect>
     <x>780</x>
     <y>470</y>
     <width>181</width>
     <height>41</height>
    </rect>
   </property>
   <property name="styleSheet">
    <string notr="true">border-top:2px solid rgb(187,188,247);
background-color: rgb(0, 0, 50);
border-left: 2px solid qlineargradient(x1:0, y1:0, x2:0, y2:1,stop:0 rgb(187,188,247) , stop:1 rgb(19,20,87));
border-right: 2px solid qlineargradient(x1:0, y1:0, x2:0, y2:1,stop:0 rgb(187,188,247) , stop:1 rgb(19,20,87));
border-bottom:2px solid  rgb(19,20,87);
font:16px &quot;微软雅黑&quot; ;
color: rgb(255, 255, 255);</string>
   </property>
   <property name="text">
    <string>--</string>
   </property>
   <property name="alignment">
    <set>Qt::AlignCenter</set>
   </property>
  </widget>
  <widget class="QLabel" name="line7_1">
   <property name="geometry">
    <rect>
     <x>239</x>
     <y>470</y>
     <width>182</width>
     <height>41</height>
    </rect>
   </property>
   <property name="styleSheet">
    <string notr="true">border-top:2px solid rgb(187,188,247);
background-color: rgb(0, 0, 50);
border-left: 2px solid qlineargradient(x1:0, y1:0, x2:0, y2:1,stop:0 rgb(187,188,247) , stop:1 rgb(19,20,87));
border-right: 2px solid qlineargradient(x1:0, y1:0, x2:0, y2:1,stop:0 rgb(187,188,247) , stop:1 rgb(19,20,87));
border-bottom:2px solid  rgb(19,20,87);
font:16px &quot;微软雅黑&quot; ;
color: rgb(255, 255, 255);</string>
   </property>
   <property name="text">
    <string>--</string>
   </property>
   <property name="alignment">
    <set>Qt::AlignCenter</set>
   </property>
  </widget>
  <widget class="QLabel" name="line7_3">
   <property name="geometry">
    <rect>
     <x>600</x>
     <y>470</y>
     <width>181</width>
     <height>41</height>
    </rect>
   </property>
   <property name="styleSheet">
    <string notr="true">border-top:2px solid rgb(187,188,247);
background-color: rgb(0, 0, 50);
border-left: 2px solid qlineargradient(x1:0, y1:0, x2:0, y2:1,stop:0 rgb(187,188,247) , stop:1 rgb(19,20,87));
border-right: 2px solid qlineargradient(x1:0, y1:0, x2:0, y2:1,stop:0 rgb(187,188,247) , stop:1 rgb(19,20,87));
border-bottom:2px solid  rgb(19,20,87);
font:16px &quot;微软雅黑&quot; ;
color: rgb(255, 255, 255);</string>
   </property>
   <property name="text">
    <string>--</string>
   </property>
   <property name="alignment">
    <set>Qt::AlignCenter</set>
   </property>
  </widget>
  <widget class="QLabel" name="line7_name">
   <property name="geometry">
    <rect>
     <x>50</x>
     <y>470</y>
     <width>191</width>
     <height>41</height>
    </rect>
   </property>
   <property name="styleSheet">
    <string notr="true">border-top:2px solid rgb(187,188,247);
background-color: rgb(0, 0, 50);
border-left: 2px solid qlineargradient(x1:0, y1:0, x2:0, y2:1,stop:0 rgb(187,188,247) , stop:1 rgb(19,20,87));
border-right: 2px solid qlineargradient(x1:0, y1:0, x2:0, y2:1,stop:0 rgb(187,188,247) , stop:1 rgb(19,20,87));
border-bottom:2px solid  rgb(19,20,87);
font:16px &quot;微软雅黑&quot; ;
color: rgb(255, 255, 255);</string>
   </property>
   <property name="text">
    <string>--</string>
   </property>
   <property name="alignment">
    <set>Qt::AlignCenter</set>
   </property>
  </widget>
  <widget class="QLabel" name="line8_2">
   <property name="geometry">
    <rect>
     <x>420</x>
     <y>520</y>
     <width>181</width>
     <height>41</height>
    </rect>
   </property>
   <property name="styleSheet">
    <string notr="true">border-top:2px solid rgb(187,188,247);
background-color: rgb(0, 0, 50);
border-left: 2px solid qlineargradient(x1:0, y1:0, x2:0, y2:1,stop:0 rgb(187,188,247) , stop:1 rgb(19,20,87));
border-right: 2px solid qlineargradient(x1:0, y1:0, x2:0, y2:1,stop:0 rgb(187,188,247) , stop:1 rgb(19,20,87));
border-bottom:2px solid  rgb(19,20,87);
font:16px &quot;微软雅黑&quot; ;
color: rgb(255, 255, 255);</string>
   </property>
   <property name="text">
    <string>--</string>
   </property>
   <property name="alignment">
    <set>Qt::AlignCenter</set>
   </property>
  </widget>
  <widget class="QLabel" name="line8_4">
   <property name="geometry">
    <rect>
     <x>780</x>
     <y>520</y>
     <width>181</width>
     <height>41</height>
    </rect>
   </property>
   <property name="styleSheet">
    <string notr="true">border-top:2px solid rgb(187,188,247);
background-color: rgb(0, 0, 50);
border-left: 2px solid qlineargradient(x1:0, y1:0, x2:0, y2:1,stop:0 rgb(187,188,247) , stop:1 rgb(19,20,87));
border-right: 2px solid qlineargradient(x1:0, y1:0, x2:0, y2:1,stop:0 rgb(187,188,247) , stop:1 rgb(19,20,87));
border-bottom:2px solid  rgb(19,20,87);
font:16px &quot;微软雅黑&quot; ;
color: rgb(255, 255, 255);</string>
   </property>
   <property name="text">
    <string>--</string>
   </property>
   <property name="alignment">
    <set>Qt::AlignCenter</set>
   </property>
  </widget>
  <widget class="QLabel" name="line8_1">
   <property name="geometry">
    <rect>
     <x>239</x>
     <y>520</y>
     <width>182</width>
     <height>41</height>
    </rect>
   </property>
   <property name="styleSheet">
    <string notr="true">border-top:2px solid rgb(187,188,247);
background-color: rgb(0, 0, 50);
border-left: 2px solid qlineargradient(x1:0, y1:0, x2:0, y2:1,stop:0 rgb(187,188,247) , stop:1 rgb(19,20,87));
border-right: 2px solid qlineargradient(x1:0, y1:0, x2:0, y2:1,stop:0 rgb(187,188,247) , stop:1 rgb(19,20,87));
border-bottom:2px solid  rgb(19,20,87);
font:16px &quot;微软雅黑&quot; ;
color: rgb(255, 255, 255);</string>
   </property>
   <property name="text">
    <string>--</string>
   </property>
   <property name="alignment">
    <set>Qt::AlignCenter</set>
   </property>
  </widget>
  <widget class="QLabel" name="line8_3">
   <property name="geometry">
    <rect>
     <x>600</x>
     <y>520</y>
     <width>181</width>
     <height>41</height>
    </rect>
   </property>
   <property name="styleSheet">
    <string notr="true">border-top:2px solid rgb(187,188,247);
background-color: rgb(0, 0, 50);
border-left: 2px solid qlineargradient(x1:0, y1:0, x2:0, y2:1,stop:0 rgb(187,188,247) , stop:1 rgb(19,20,87));
border-right: 2px solid qlineargradient(x1:0, y1:0, x2:0, y2:1,stop:0 rgb(187,188,247) , stop:1 rgb(19,20,87));
border-bottom:2px solid  rgb(19,20,87);
font:16px &quot;微软雅黑&quot; ;
color: rgb(255, 255, 255);</string>
   </property>
   <property name="text">
    <string>--</string>
   </property>
   <property name="alignment">
    <set>Qt::AlignCenter</set>
   </property>
  </widget>
  <widget class="QLabel" name="line8_name">
   <property name="geometry">
    <rect>
     <x>50</x>
     <y>520</y>
     <width>191</width>
     <height>41</height>
    </rect>
   </property>
   <property name="styleSheet">
    <string notr="true">border-top:2px solid rgb(187,188,247);
background-color: rgb(0, 0, 50);
border-left: 2px solid qlineargradient(x1:0, y1:0, x2:0, y2:1,stop:0 rgb(187,188,247) , stop:1 rgb(19,20,87));
border-right: 2px solid qlineargradient(x1:0, y1:0, x2:0, y2:1,stop:0 rgb(187,188,247) , stop:1 rgb(19,20,87));
border-bottom:2px solid  rgb(19,20,87);
font:16px &quot;微软雅黑&quot; ;
color: rgb(255, 255, 255);</string>
   </property>
   <property name="text">
    <string>--</string>
   </property>
   <property name="alignment">
    <set>Qt::AlignCenter</set>
   </property>
  </widget>
  <widget class="QLabel" name="label">
   <property name="geometry">
    <rect>
     <x>219</x>
     <y>111</y>
     <width>21</width>
     <height>49</height>
    </rect>
   </property>
   <property name="styleSheet">
    <string notr="true">background-color:rgb(170,170,170);
border-top-left-radius:8px;
border-bottom-left-radius:8px;</string>
   </property>
   <property name="text">
    <string/>
   </property>
  </widget>
  <widget class="QLabel" name="label_2">
   <property name="geometry">
    <rect>
     <x>961</x>
     <y>111</y>
     <width>21</width>
     <height>49</height>
    </rect>
   </property>
   <property name="styleSheet">
    <string notr="true">background-color:rgb(170,170,170);
border-top-right-radius:8px;
border-bottom-right-radius:8px;</string>
   </property>
   <property name="text">
    <string/>
   </property>
  </widget>
 </widget>
 <resources/>
 <connections/>
</ui>
